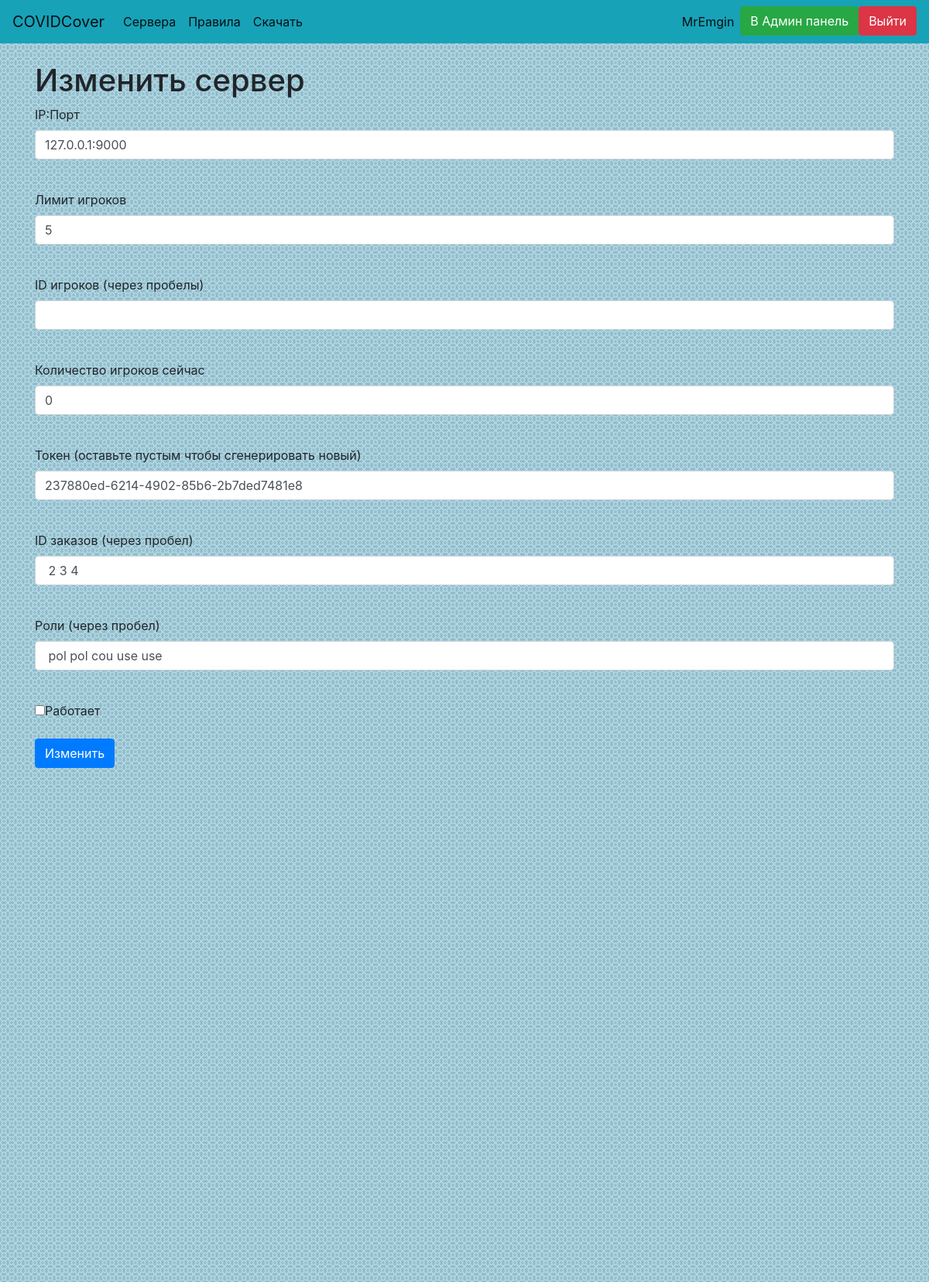
Before: /admin/edit?server=237880ed-6214-4902-85b6-2b7ded7481e8 (signed in) with the older database file.
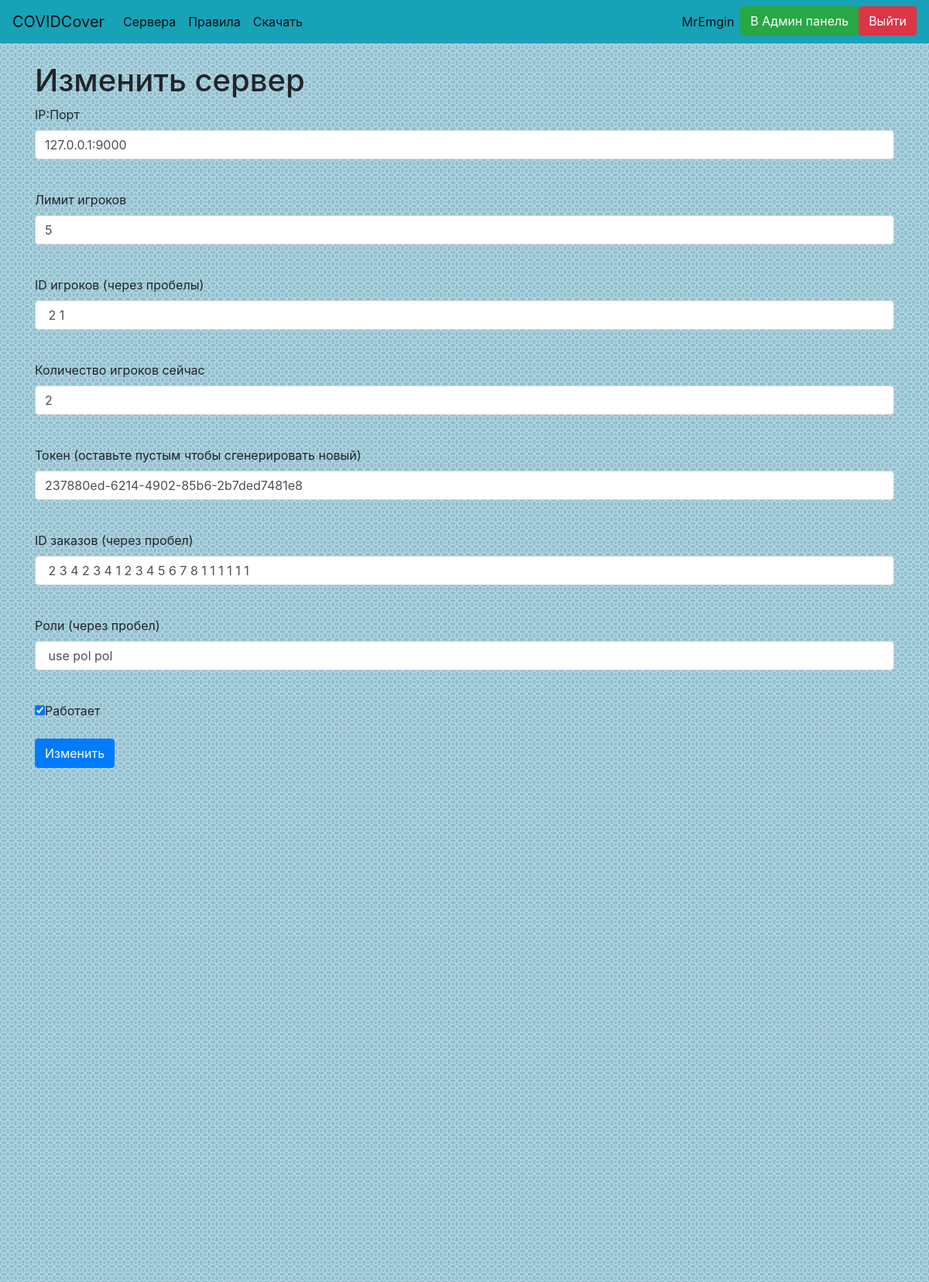
After: the same page with the newer database file.
### website/data/server.py (models this page shows)
class Server(SqlAlchemyBase, SerializerMixin):
    __tablename__ = 'servers'
    id = Column(Integer, primary_key=True, autoincrement=True, unique=True)
    ip = Column(String, unique=True)
    limit = Column(Integer, unique=False, default=5)
    players = Column(String, default='', unique=False)
    players_n = Column(Integer, default=0, unique=False)
    token = Column(String, default=lambda: str(uuid4()), unique=True)
    orders = Column(String, default='', unique=False)
    roles = Column(String, default=' pol pol use use cou ', unique=False)
    running = Column(Boolean, default=1, unique=False)

### website/admin_panel.py (the view)
@bp.route('/admin/edit', methods=['GET', 'POST'])
def edit_server():
    if not current_user.is_authenticated or not current_user.privilege_obj.admin:
        abort(404)
    if 'server' not in request.args:
        abort(404)
    session = create_session()
    server = session.query(Server).filter(Server.token == request.args['server']).first()
    if not server:
        abort(404)
    form = ServerForm()
    if form.validate_on_submit():
        server.ip = form.ip.data
        server.limit = form.limit.data
        server.players = form.players.data
        server.players_n = form.players_n.data
        if form.token.data:
            server.token = form.token.data
        else:
            server.token = str(uuid4())
        server.orders = form.orders.data
        server.roles = form.roles.data
        server.running = form.running.data
        session.merge(server)
        session.commit()
        return redirect('/admin')
    else:
        form.ip.data = server.ip
        form.limit.data = server.limit
        form.players.data = server.players
        form.players_n.data = server.players_n
        form.token.data = server.token
        form.orders.data = server.orders
        form.roles.data = server.roles
        form.running.data = server.running
    return render_template('ad_edit_servers.html', title='Изменить сервер', form=form)

### website/forms.py
class ServerForm(FlaskForm):
    ip = StringField('IP:Порт', validators=[DataRequired()])
    limit = IntegerField('Лимит игроков', default=5)
    players = StringField('ID игроков (через пробелы)', default='')
    players_n = IntegerField('Количество игроков сейчас', default=0)
    token = StringField('Токен (оставьте пустым чтобы сгенерировать новый)', default='')
    orders = StringField('ID заказов (через пробел)', default='')
    roles = StringField('Роли (через пробел)', default='')
    running = BooleanField('Работает', default=True)
    submit = SubmitField('Изменить')

### website/data/db_session.py (called while the page is built)
def create_session():
    global __factory
    return __factory()

### website/main.py (called while the page is built)
@login_manager.user_loader
def load_user(user_id):
    session = create_session()
    return session.query(User).get(user_id)

### website/templates/ad_edit_servers.html (shortened to what this page needs)
{% extends 'base.html' %}
{% block body %}
<h1>{{ title }}</h1>
<form action="" method="post">
    <p>
        {{ form.ip.label }}<br>
        {{ form.ip(class="form-control") }}<br>
    </p>
    <p>
        {{ form.limit.label }}<br>
        {{ form.limit(class="form-control") }}<br>
    </p>
    <p>
        {{ form.players.label }}<br>
        {{ form.players(class="form-control") }}<br>
    </p>
    <p>
        {{ form.players_n.label }}<br>
        {{ form.players_n(class="form-control") }}<br>
    </p>
        <p>
        {{ form.token.label }}<br>
        {{ form.token(class="form-control") }}<br>
    </p>
        <p>
        {{ form.orders.label }}<br>
        {{ form.orders(class="form-control") }}<br>
    </p>
        <p>
        {{ form.roles.label }}<br>
        {{ form.roles(class="form-control") }}<br>
    </p>
    <p>{{ form.running }}{{ form.running.label }}</p>
    <p>{{ form.submit(type="submit", class="btn btn-primary") }}</p>
</form>
{% endblock %}

Changed rows visible on the page:
changed Server "237880ed-6214-4902-85b6-2b7ded7481e8": players (not shown) → "2 1"; players_n "0" → "2"; orders "2 3 4" → "2 3 4 2 3 4 1 2 3 4 5 6 7 8 1 1 1 1 1 1"; roles "pol pol cou use use" → "use pol pol"; running "☐" → "☑"
